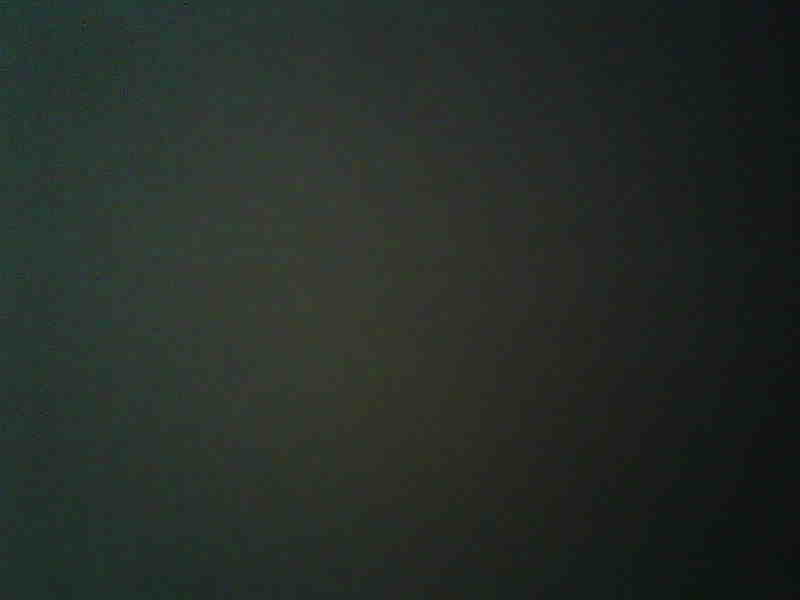
#> input picture FlaskApp/gfg.png, 800 x 600 px, found by its file name
$ python OCR.py
#> lines starting #> are read from the running program, lines starting #| are printed output that depends on the picture; after the words box and inside, x2 and y2 are one past the last pixel; in counts of white or black regions, pixels touching at a corner belong together
from os import wait
import cv2
import numpy as np
import pytesseract

import urllib.request
from PIL import Image
import time


while(True):

    urllib.request.urlretrieve(
    'http://192.168.137.132/photo',
    "gfg.png")
#> (this line was passed over: the network is not available in this run)

    # img = Image.open("gfg.png")

    image = cv2.imread("./gfg.png")
#> image is the input picture: shape (600, 800, 3); mean B, G, R 40.1, 45.1, 38

    # get grayscale image
    def get_grayscale(image):
        return cv2.cvtColor(image, cv2.COLOR_BGR2GRAY)

    # noise removal
    def remove_noise(image):
        return cv2.medianBlur(image,5)

    #thresholding
    def thresholding(image):
        return cv2.threshold(image, 0, 255, cv2.THRESH_BINARY + cv2.THRESH_OTSU)[1]
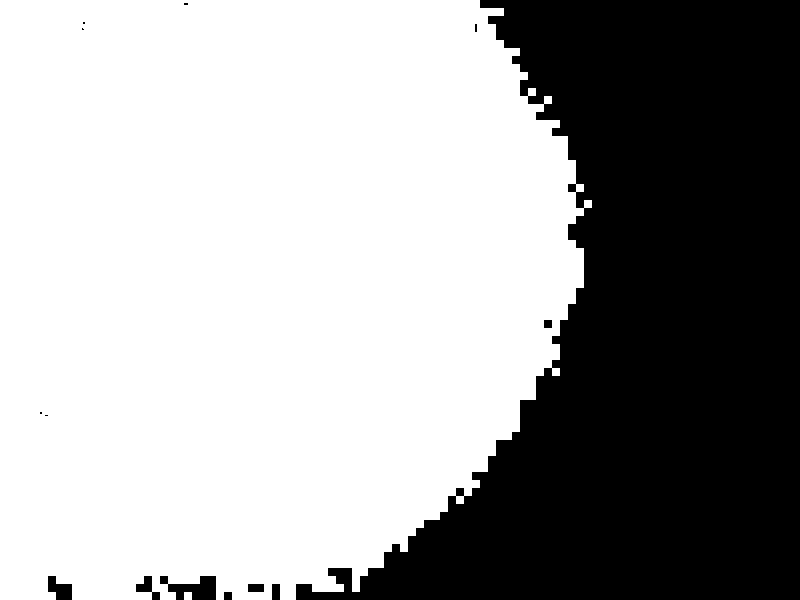
#> returned value: shape (600, 800); 64% white; 14 black regions (6 under 20 px), largest, box (x1, y1, x2, y2) and area: (296, 0, 800, 600) 170944, (160, 576, 216, 600) 832, (48, 576, 72, 600) 384

    #dilation
    def dilate(image):
        kernel = np.ones((5,5),np.uint8)
        return cv2.dilate(image, kernel, iterations = 1)

    #erosion
    def erode(image):
        kernel = np.ones((5,5),np.uint8)
        return cv2.erode(image, kernel, iterations = 1)

    #opening - erosion followed by dilation
    def opening(image):
        kernel = np.ones((5,5),np.uint8)
        return cv2.morphologyEx(image, cv2.MORPH_OPEN, kernel)

    #canny edge detection
    def canny(image):
        return cv2.Canny(image, 100, 200)
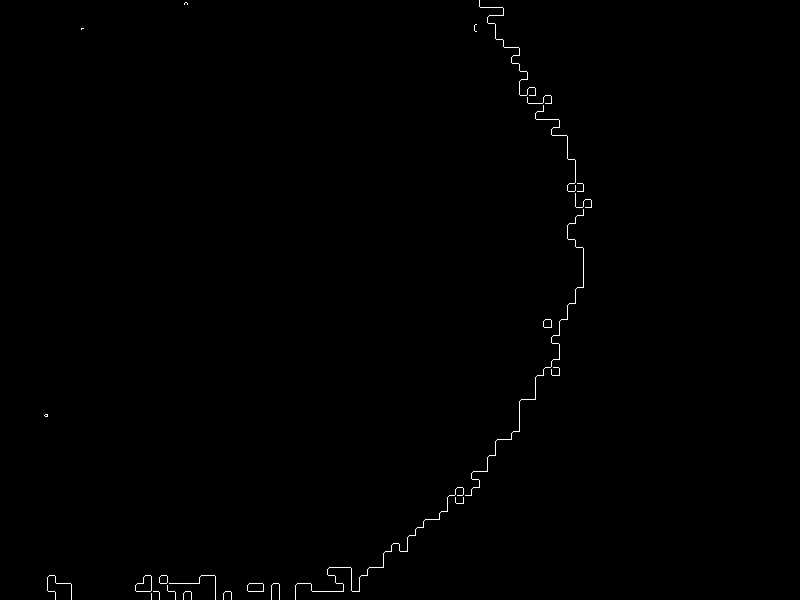
#> returned value: shape (600, 800); 0.37% white in thin lines or dots, all inside (x1, y1, x2, y2) = (44, 0, 592, 600)

    #skew correction
    def deskew(image):
        coords = np.column_stack(np.where(image > 0))
        angle = cv2.minAreaRect(coords)[-1]
        if angle < -45:
            angle = -(90 + angle)
        else:
            angle = -angle
        (h, w) = image.shape[:2]
        center = (w // 2, h // 2)
        M = cv2.getRotationMatrix2D(center, angle, 1.0)
        rotated = cv2.warpAffine(image, M, (w, h), flags=cv2.INTER_CUBIC, borderMode=cv2.BORDER_REPLICATE)
        return rotated

    #template matching
    def match_template(image, template):
        return cv2.matchTemplate(image, template, cv2.TM_CCOEFF_NORMED)

    # image = cv2.imread('aurebesh.jpg')

    gray = get_grayscale(image)
    thresh = thresholding(gray)
    opening = opening(thresh)
    canny = canny(opening)

    custom_config = r'--oem 3 --psm 6 outputbase digits'
    # custom_config = r'--oem 3 --psm 6'
    # pytesseract.image_to_string(img, config=custom_config)
#> (the run stopped early here; a loop or call above may not have finished)
